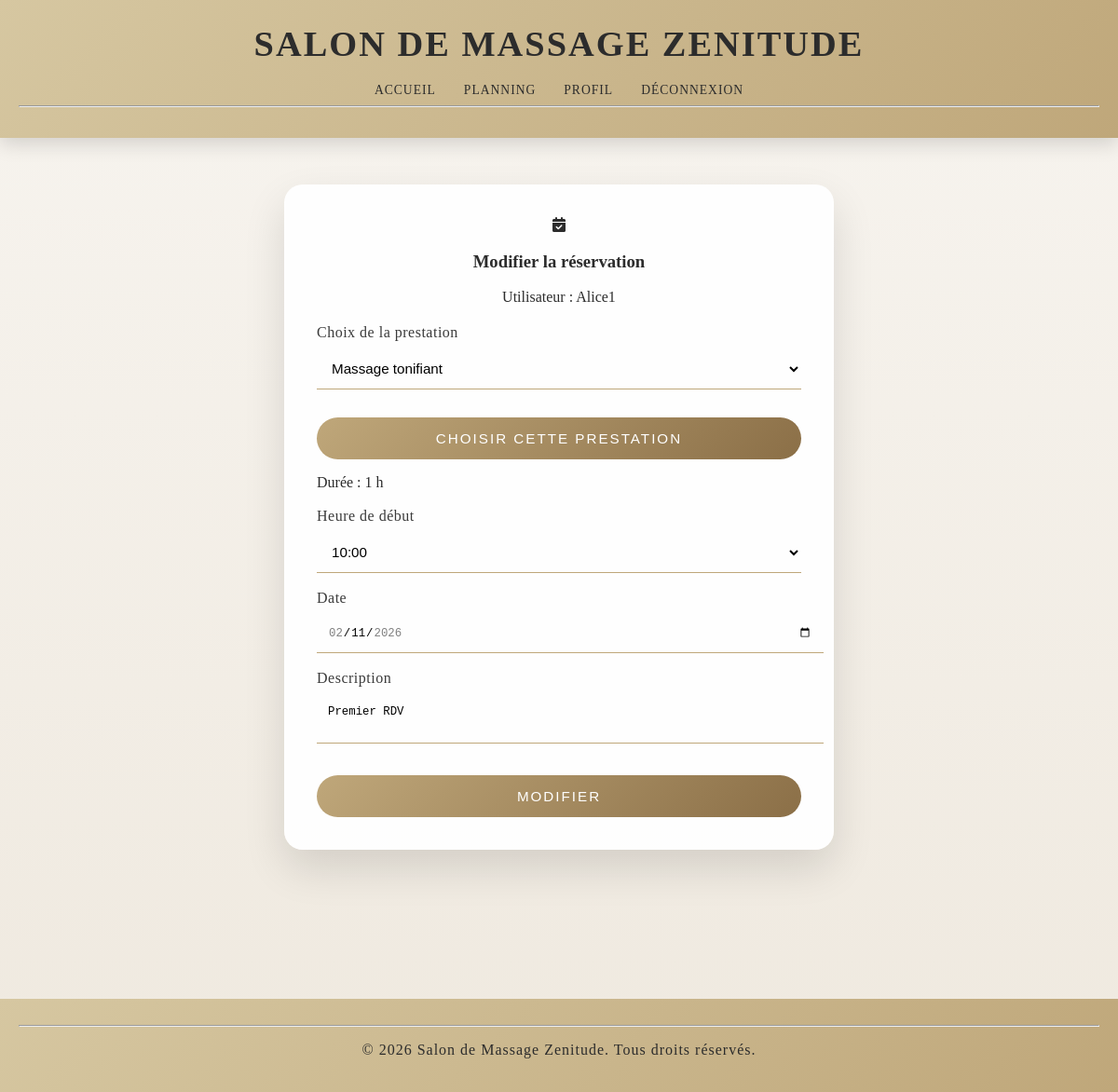
Page /pages/reservation-form.php?id=8 (signed in) on the committed database.
### tables this page shows
CREATE TABLE `user` (
  `id` int(11) NOT NULL,
  `username` varchar(255) NOT NULL,
  `password` varchar(255) NOT NULL
);

CREATE TABLE `event` (
  `id` int(11) NOT NULL,
  `event_title` varchar(255) NOT NULL,
  `description` text NOT NULL,
  `start_date` datetime NOT NULL,
  `end_date` datetime NOT NULL,
  `creator_id` int(11) NOT NULL
);

CREATE TABLE `services` (
  `id` int(11) NOT NULL,
  `name` varchar(255) NOT NULL,
  `duration` int(11) NOT NULL,
  `image` varchar(255) NOT NULL
);

### includes/tools.php (called while the page is built, shortened)
<?php
function get_information_user($pdo, $id){
    $sql = "SELECT * FROM user WHERE id = :id";
    $query = $pdo->prepare($sql);
    $query->execute([':id' => $id]);
    return $query->fetch(PDO::FETCH_ASSOC);
}
function get_days(){
    $semaine = [];
    $debut = strtotime("monday this week");
    for ($i = 0; $i < 7; $i++) {
        array_push($semaine, date("Y-m-d", $debut));
        $debut = strtotime("+1 day", $debut);
    }
    return $semaine;
}
function get_hours(){
    $heures = [];
    $debut = strtotime("today 08:00");
    $fin = strtotime("today 19:00");
    while ($debut <= $fin) {
        array_push($heures, date("H:i", $debut));
        $debut = strtotime("+1 hour", $debut);
    }
    return $heures;
}
function get_all_services($pdo){
    $sql = "SELECT * FROM services";
    $query = $pdo->prepare($sql);
    $query->execute([]);
    return $query->fetchAll(PDO::FETCH_ASSOC);
}
function get_duration_by_service($services, $service_name){
    foreach ($services as $service) {
        if ($service['name'] === $service_name) {
            return (int)$service['duration'];
        }
    }
    return null;
}
function event_by_id($pdo, $id){
    $sql = "SELECT * FROM event WHERE event.id = :id";
    $query = $pdo->prepare($sql);
    $query->execute([':id' => $id]);
    return $query->fetchAll(PDO::FETCH_ASSOC);
}

### pages/reservation-form.php (the view, shortened to what this page needs)
<?php
include '../includes/config.php';
include '../includes/header.php';
include '../includes/tools.php';
$creneau = null;
$jour_choisi = date("Y-m-d", strtotime($creneau));
$heure_choisie = date("H:i", strtotime($creneau));
$semaine = get_days();
$heures = get_hours();
$user = get_information_user($pdo, $_SESSION['id']);
$massages = get_all_services($pdo);
$event_id = null;
$event = null;
if (isset($_GET['id'])) {
    $event_id = (int)$_GET['id'];
    $event = event_by_id($pdo, $event_id);
}
?>
<section class="container-form">
    <article class="auth-header">
        <i class="auth-icon fa-solid fa-calendar-check"></i>
        <?php
        if ($event_id !== null) {
            echo '<h1>Modifier la réservation</h1>';
        } else {
            echo '<h1>Formulaire de réservation</h1>';
        }
        ?>
        <p class="subtitle">Utilisateur : <?php echo htmlspecialchars($user['username']); ?></p>
    </article>
    <form method="post">
        <label for="service">Choix de la prestation</label>
        <select name="service" id="service">
        <?php
        $selected_service = '';
        if ($event_id !== null && !empty($event)) {
            $selected_service = $event[0]['event_title'];
        }
        elseif (isset($_POST['service'])) {
            $selected_service = $_POST['service'];
        }
        foreach ($massages as $massage) {
            if ($selected_service === $massage['name']) {
                echo '<option value="' . htmlspecialchars($massage['name']) . '" selected>' . htmlspecialchars($massage['name']) . '</option>';
            } else {
                echo '<option value="' . htmlspecialchars($massage['name']) . '">' . htmlspecialchars($massage['name']) . '</option>';
            }
        }
        ?>
        </select>
        <input type="submit" name="step" value="Choisir cette prestation">
        <?php
        if($selected_service !== "libre" && $selected_service !== 'Prestation libre' && $selected_service !== ''){
            echo '<p>Durée : ' . get_duration_by_service($massages, $selected_service) . ' h</p>';
        }
        ?>
        <label for="debut">Heure de début</label>
        <select name="debut" id="debut">
            <?php
            if($event_id !== null){
                $heure_choisie = date("H:i", strtotime($event[0]['start_date']));
            }
            $hour = 2;
            if($selected_service !== "libre" && $selected_service !== 'Prestation libre' && $selected_service !== ''){
                $hour = (int)get_duration_by_service($massages, $selected_service)+1;
            }
             for ($i = 0; $i <= count($heures)-$hour; $i++){
                if ($heures[$i] == $heure_choisie){
                    echo '<option value="' . $heures[$i] . '" selected>' . $heures[$i] . '</option>';
                } else {
                    echo '<option value="' . $heures[$i] . '">' . $heures[$i] . '</option>';
                }
            }
            ?>
        </select>
        <label for="jour">Date</label>
        <?php
        $date_value = $jour_choisi;
        if ($event_id !== null) {
            $date_value = date('Y-m-d', strtotime($event[0]['start_date']));
        }
        echo '<input type="date" name="jour" id="jour" value="' . $date_value .  '"min="' . date("Y-m-d") . '"max="' . $semaine[4] . '">';
        ?>
        <label for="description">Description</label>
        <?php
        if ($event_id !== null) {
                echo '<textarea name="description" id="description" maxlength="450">' . htmlspecialchars($event[0]['description']) . '</textarea>';
        }else {
            echo '<textarea name="description" id="description" maxlength="450"></textarea>';
        }
        if ($event_id !== null) {
            echo '<input type="submit" name="step" value="Modifier">';
        } else {
            echo '<input type="submit" name="step" value="Réserver">';
        }
        ?>
    </form>
</section>
<?php include '../includes/footer.php'; ?>

### css/style.css (style rules this page uses)
body { font-family: 'Playfair Display', 'Poppins', serif; background: linear-gradient(180deg, #f7f4ef, #efe9df); color: #2c2c2c; margin: 0; padding: 0; }
section { margin-bottom: 60px; }
.container-form { background: rgba(255, 255, 255, 0.95); padding: 35px; border-radius: 20px; box-shadow: 0 20px 45px rgba(0,0,0,0.12); max-width: 520px; margin: 0 auto 50px auto; }
form label { display: block; margin-top: 18px; font-weight: 500; letter-spacing: 0.5px; color: #3a3a3a; }
form input, form select, form textarea { width: 100%; padding: 12px; margin-top: 8px; border: none; border-bottom: 1px solid #bfa77a; background: transparent; font-size: 0.95em; transition: border 0.3s; }
form textarea { resize: none; }
form input[type="submit"] { margin-top: 30px; width: 100%; padding: 14px; background: linear-gradient(135deg, #bfa77a, #8b6f47); border: none; border-radius: 40px; color: white; font-size: 0.95em; letter-spacing: 2px; text-transform: uppercase; cursor: pointer; transition: transform 0.2s, box-shadow 0.2s; }
.auth-header { text-align: center; margin-bottom: 20px; }

### rows in the picture
user: username "Alice1"
event: event_title.duration "1", debut "10:00", jour "02/11/2026", description "Premier RDV"

### other values in the picture
form field service "Massage tonifiant"
